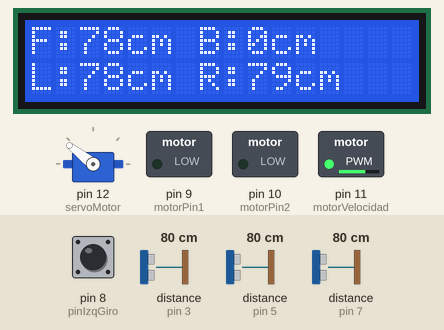
The sketch below on a simulated Arduino Uno, built with avr-gcc and run on an emulated ATmega328P. Parts: 16×2 character LCD, servo, switched loads named in the sketch (green lamp = pin HIGH). Wiring (inferred from the names in the program): 3 × ultrasonic range finder: trigger pin 2, echo pin 3 / trigger pin 4, echo pin 5 / trigger pin 6, echo pin 7. Inputs (shaded band) come from the test bench; at power-on: pin 8 (pinIzqGiro) HIGH, distance to the obstacle (sensors on pin 3, pin 5, pin 7) 80 cm. The echo pulse lasts 58.3 µs per cm; pins used as bus, display or sensor lines are not drawn.

Above: at 1.2 s.
1.3 s: pin 8 (pinIzqGiro) pulled LOW for 0.15 s
At 1.6 s:
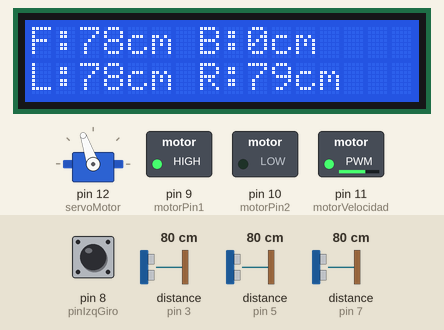
4.4 s: distance to the obstacle (sensor on pin 3) set to 120 cm
At 6.5 s:
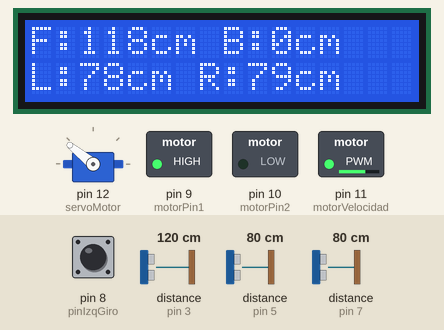
6.8 s: distance to the obstacle (sensor on pin 5) set to 34 cm
At 7.9 s:
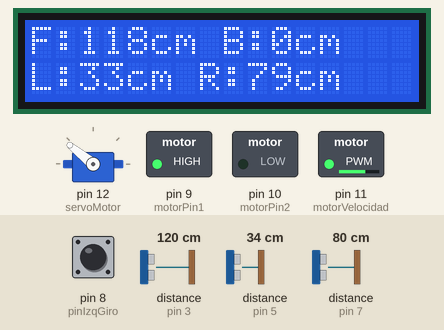
8.3 s: distance to the obstacle (sensor on pin 5) set to 27 cm
At 8.81 s:
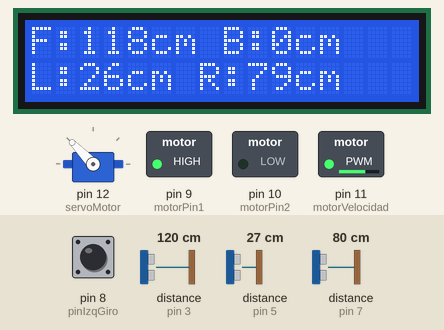
11.3 s: distance to the obstacle (sensor on pin 7) set to 2 cm
At 11.8 s:
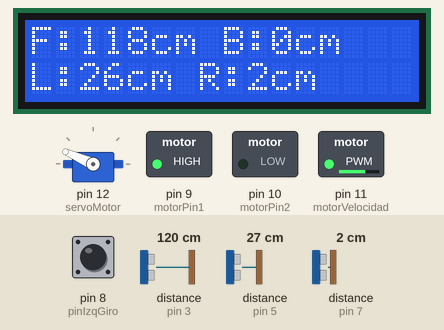
13.1 s: distance to the obstacle (sensor on pin 3) set to 110 cm
At 13.72 s:
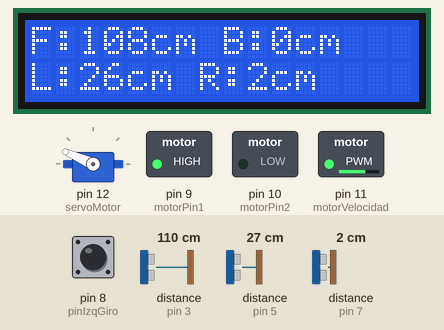
15.0 s: distance to the obstacle (sensor on pin 3) set to 104 cm
Timing chart, 0 to 18.0 s (numbered marks = the images above; inputs shaded):
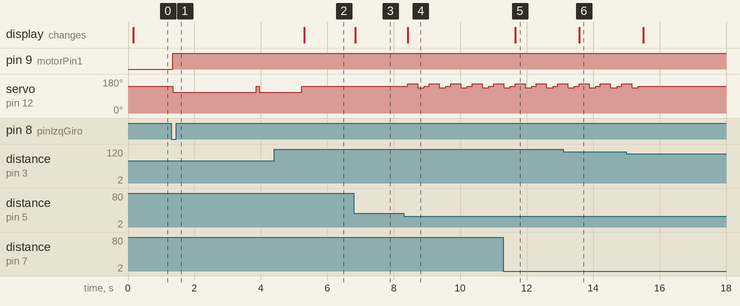

The sketch:

Vueltas_antiHorario.ino
```cpp
// Incluir Bibliotecas Necesarias
#include <Wire.h>
#include <LiquidCrystal_I2C.h>
#include <Servo.h>
// Parte de las Bibliotecas
LiquidCrystal_I2C lcd(0x27, 2, 1, 0, 4, 5, 6, 7, 3, POSITIVE);
Servo servoMotor;

// Configuración de los sensores ultrasónicos
const int TriggerFrente = 2;
const int EchoFrente = 3;
const int TriggerIzquierda = 4;
const int EchoIzquierda = 5;
const int TriggerDerecha = 6;
const int EchoDerecha = 7;

// Pines del driver del motor
const int motorPin1 = 9;
const int motorPin2 = 10;
const int motorVelocidad = 11;

// Pines para el boton
const int pinIzqGiro = 8; // Botón para activar el sistema

// Velocidad del vehículo
const int velocidadNormal =166; // Velocidad normal para todo el vehículo

// Variables para almacenar distancias
long distanciaFrente, distanciaIzquierda, distanciaDerecha, distanciaAtras;

// Intervalos para la actualización de sensores y pantalla
unsigned long ultimoTiempoActualizacion = 0;
const unsigned long intervaloActualizacion = 80; // Reducido a 80 ms para más frecuencia

// Distancias mínimas permitidas para el centrado
const int distanciaMinimaIzquierda = 31;   // Distancia mínima permitida a la izquierda
const int distanciaMinimaDerecha = 31;     // Distancia mínima permitida a la derecha

// Variable para controlar el tiempo después de evadir obstáculos
unsigned long tiempoUltimaEvasion = 0;
const unsigned long intervaloEsperarDespuesEvasion = 100; // Esperar 100 ms después de evadir obstáculos

bool sistemaActivado = false; // Estado del sistema
bool inicioEjecutado = false; // Variable para controlar si inicio() ya se ejecutó una vez

void setup() {
  lcd.begin(16, 2);
  lcd.backlight();

  // Configuración de los pines de los sensores
  pinMode(TriggerFrente, OUTPUT);
  pinMode(EchoFrente, INPUT);
  pinMode(TriggerIzquierda, OUTPUT);
  pinMode(EchoIzquierda, INPUT);
  pinMode(TriggerDerecha, OUTPUT);
  pinMode(EchoDerecha, INPUT);

  // Configuración de los pines del motor
  pinMode(motorPin1, OUTPUT);
  pinMode(motorPin2, OUTPUT);
  pinMode(motorVelocidad, OUTPUT);

  // Configuración del servo motor
  servoMotor.attach(12); // Pin del servo motor
  controlServo(142); // Centrar el servo motor al inicio

  // Configuración del botón para activar el sistema
  pinMode(pinIzqGiro, INPUT_PULLUP); // Pin 8 como entrada con resistencia pull-up

  // No encender el motor al inicio
  moverVehiculo(0); // Detener el vehículo al inicio
}

// Función para medir distancia
long getDistancia(int triggerPin, int echoPin) {
  digitalWrite(triggerPin, LOW);
  delayMicroseconds(2);
  digitalWrite(triggerPin, HIGH);
  delayMicroseconds(10);
  digitalWrite(triggerPin, LOW);

  long duracion = pulseIn(echoPin, HIGH, 20000); // Timeout de 20 ms
  if (duracion == 0) return 500; // Si no hay respuesta, asumir distancia máxima (500 cm)

  long distancia = duracion * 0.034 / 2;
  return distancia;
}

// Función para controlar el servo
void controlServo(int angulo) {
  servoMotor.write(angulo);
}

// Función para mover el vehículo
void moverVehiculo(int direccion) {
  analogWrite(motorVelocidad, velocidadNormal); // Establecer la velocidad normal
  if (direccion == 1) { // Adelante
    digitalWrite(motorPin1, HIGH);
    digitalWrite(motorPin2, LOW);
  } else if (direccion == -1) { // Atrás
    digitalWrite(motorPin1, LOW);
    digitalWrite(motorPin2, HIGH);
  } else { // Detener
    digitalWrite(motorPin1, LOW);
    digitalWrite(motorPin2, LOW);
  }
}

// Función para actualizar la pantalla LCD
void actualizarLCD() {
  lcd.setCursor(0, 0);
  lcd.print("F:");
  lcd.print(distanciaFrente);
  lcd.print("cm B:");
  lcd.print(distanciaAtras);
  lcd.print("cm    ");  // Añadir espacios para borrar caracteres adicionales

  lcd.setCursor(0, 1);
  lcd.print("L:");
  lcd.print(distanciaIzquierda);
  lcd.print("cm R:");
  lcd.print(distanciaDerecha);
  lcd.print("cm    ");  // Añadir espacios para borrar caracteres adicionales
}

// Función para actualizar las distancias
void actualizarDistancias() {
  distanciaFrente = getDistancia(TriggerFrente, EchoFrente);
  distanciaIzquierda = getDistancia(TriggerIzquierda, EchoIzquierda);
  distanciaDerecha = getDistancia(TriggerDerecha, EchoDerecha);
}

// Función para evadir obstáculos hacia la izquierda
void evadirIzq() {
  if (distanciaFrente < 84) { // si distancia frontal es menor que 84 Gire
    moverVehiculo(1); // Avanzar durante la evasión
    unsigned long tiempoInicio = millis();
    while (millis() - tiempoInicio < 1250) { // Evasión de obstáculos por 1.2 segundos
      controlServo(109); // Dirección hacia la izquierda
      delay(10); // Reducido para lecturas rápidas de los sensores
      actualizarDistancias(); // Actualizar distancias durante la evasión
    }
    controlServo(141); // Volver al centro al finalizar la evasión
    tiempoUltimaEvasion = millis(); // Registrar el tiempo de la última evasión
  }
}

// Función para acomodar el vehículo después de la evasión esto srive para que no se acerque a las paredes
void acomodar() {
  // Verificar si ha pasado suficiente tiempo desde la última evasión
  if (millis() - tiempoUltimaEvasion < intervaloEsperarDespuesEvasion) {
    return; // Si no ha pasado suficiente tiempo, salir de la función
  }
  if (distanciaFrente < 105){
    return;
  }
  // Ajustar la posición del vehículo para mantenerlo en el centro del espacio
  if (distanciaIzquierda < distanciaMinimaIzquierda) {
    controlServo(156); // Girar hacia la derecha
    delay(300); // Gi8rar por 300 ms en dirección contraria
    controlServo(134); // Girar un poco hacia la dirección de la pared
    delay(200); // Esperar 200 ms
    controlServo(141); // Regresar al centro
    delay(50); // Esperar para permitir que el servo regrese al centro
  } else if (distanciaDerecha < distanciaMinimaDerecha) {
    controlServo(125); // Girar hacia la izquierda
    delay(300); // Girar por 300 ms en dirección contraria
    controlServo(150); // Girar un poco hacia la dirección de la pared
    delay(200); // Esperar 200 ms
    controlServo(141); // Regresar al centro
    delay(50); // Esperar para permitir que el servo regrese al centro
  }
}

// Función para verificar las condiciones de inicio
void inicio() {
  long distanciaFrontal = getDistancia(TriggerFrente, EchoFrente);
  long distanciaDer = getDistancia(TriggerDerecha, EchoDerecha);
  long distanciaIz = getDistancia(TriggerIzquierda, EchoIzquierda);

 // sirve para que se acerque lo mas posible a la pared de frente y agarrar velocidad
  if (distanciaFrontal >= 146 && distanciaFrontal <= 171 && distanciaIz >= 43 && distanciaIz <= 50) {
    controlServo(139);
    moverVehiculo(1);
    delay(2000);

  }

}

void loop() {
 unsigned long tiempoActual = millis();

  // Actualizar distancias y pantalla LCD
  if (tiempoActual - ultimoTiempoActualizacion >= intervaloActualizacion) {
    actualizarDistancias(); // Actualizar las distancias
    actualizarLCD(); // Actualizar la pantalla LCD
    ultimoTiempoActualizacion = tiempoActual; // Actualizar el tiempo de la última actualización
  }

  // Leer estado del botón IzqGiro para activar el sistema
  if (!sistemaActivado && digitalRead(pinIzqGiro) == LOW) {
    sistemaActivado = true;
    if (!inicioEjecutado) {
      inicio();
      inicioEjecutado = true; // Marcar que inicio() ya se ejecutó una vez
    }
    moverVehiculo(1); // Encender el vehículo al activar el sistema
    evadirIzq(); // Iniciar evasión hacia la izquierda al activar el sistema
    acomodar(); // Acomodar el vehículo después de evadir obstáculos
  }

  // Ejecutar lógica del sistema si está activado
  if (sistemaActivado) {
    // Lógica del sistema aquí
    evadirIzq(); // Evasión de obstáculos continua hacia la izquierda (bloqueado después del primer uso)
    acomodar(); // Acomodar el vehículo después de evadir obstáculos
  }

  // Mantener un pequeño delay para mejorar la frecuencia de iteración
  delay(50);
}
```

Measured:
- after the input at 1.3 s, pin 9 (motorPin1): LOW → HIGH after 0.05 s; servo on pin 12 (servoMotor): 142° → 109° after 0.05 s, → 141° 2.5 s later, → 109° 0.10 s later
- after the input at 4.4 s, servo on pin 12 (servoMotor): goes on until 5.2 s, then stays 141°; the display: changes after 0.91 s (image 2)
- after the input at 6.8 s, the display: changes at once (image 3)
- after the input at 8.3 s, servo on pin 12 (servoMotor): 141° → 156° after 0.12 s, then repeats every 0.65 s: 134° 0.20 s, 141° 0.15 s, 156° 0.30 s; the display: changes after 0.12 s (image 4)
- after the input at 11.3 s, the display: changes after 0.35 s (image 5)
- after the input at 13.1 s, the display: changes after 0.48 s (image 6)
- after the input at 15.0 s, servo on pin 12 (servoMotor): goes on until 15.4 s, then stays 141°
